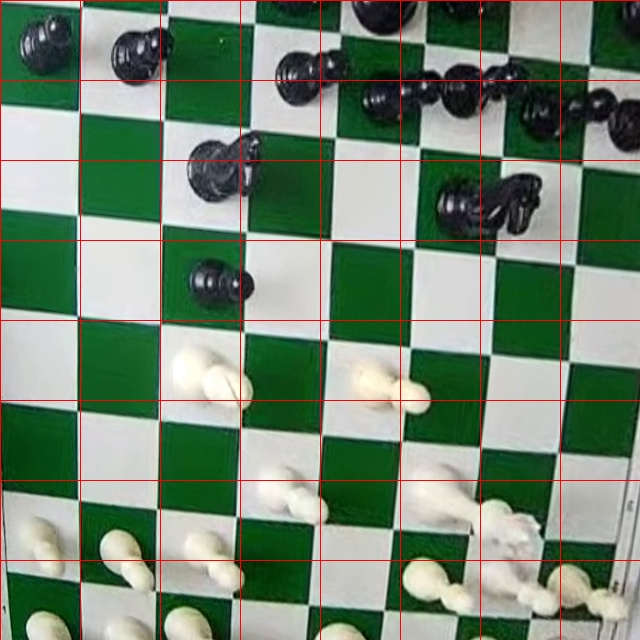
#> input picture exploration/_calchk/chess3_end.jpg, 640 x 640 px
$ python -i board_detector.py   (imports and definitions only)   (older library calls are emulated)
#> lines starting #> are read from the running program, lines starting #| are printed output that depends on the picture; after the words box and inside, x2 and y2 are one past the last pixel; in counts of white or black regions, pixels touching at a corner belong together
#> further down, picture is the input picture: shape (640, 640, 3); mean B, G, R 113.7, 133.4, 114.4
import cv2
import numpy as np
from typing import Optional

WARP_SIZE = 640


class BoardDetector:
    def __init__(self, warp_size: int = WARP_SIZE, lock_frames: int = 60):
        self.warp_size = warp_size
        self.lock_frames = lock_frames
        self._H: Optional[np.ndarray] = None
        self._lock_counter: int = 0

    def detect(self, frame: np.ndarray) -> Optional[np.ndarray]:
        """Return 4 corners (TL, TR, BR, BL) as float32 (4,2) array, or None."""
        gray = cv2.cvtColor(frame, cv2.COLOR_BGR2GRAY)
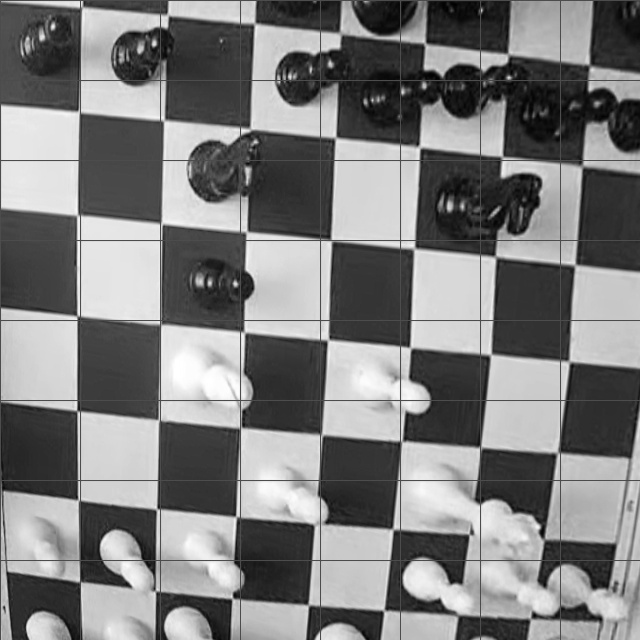
#> gray: shape (640, 640); min 0, max 255, mean 125.5
        blurred = cv2.GaussianBlur(gray, (5, 5), 0)

        frame_area = frame.shape[0] * frame.shape[1]
#> frame_area = 409600
        min_area = 0.05 * frame_area
#> min_area = 20480
        max_area = 0.95 * frame_area
#> max_area = 389120
        best_quad = None
        best_area = 0.0

        for thresh_method in ['simple', 'adaptive']:
            if thresh_method == 'simple':
                _, thresh = cv2.threshold(blurred, 0, 255, cv2.THRESH_BINARY + cv2.THRESH_OTSU)
            else:
                thresh = cv2.adaptiveThreshold(
                    blurred, 255,
                    cv2.ADAPTIVE_THRESH_GAUSSIAN_C,
                    cv2.THRESH_BINARY, 11, 2,
                )

            contours, _ = cv2.findContours(
                thresh, cv2.RETR_EXTERNAL, cv2.CHAIN_APPROX_SIMPLE
            )

            for contour in contours:
                area = cv2.contourArea(contour)
                if area < min_area or area > max_area:
                    continue

                # Try progressively looser epsilon until we get 4 corners
                peri = cv2.arcLength(contour, True)
                quad = None
                for eps_factor in [0.02, 0.04, 0.06, 0.08, 0.10]:
                    approx = cv2.approxPolyDP(contour, eps_factor * peri, True)
                    if len(approx) == 4:
                        quad = approx.reshape(4, 2).astype(np.float32)
                        break

                # Fallback: convex hull → fit to 4-point rectangle
                if quad is None:
                    hull = cv2.convexHull(contour)
                    hull_peri = cv2.arcLength(hull, True)
                    for eps_factor in [0.02, 0.05, 0.08, 0.12]:
                        approx = cv2.approxPolyDP(hull, eps_factor * hull_peri, True)
                        if len(approx) == 4:
                            quad = approx.reshape(4, 2).astype(np.float32)
                            break

                if quad is None:
                    continue

                x, y, w, h = cv2.boundingRect(quad)
                aspect = w / h if h > 0 else 0
                if not (0.5 < aspect < 2.0):
                    continue
                if area > best_area:
                    best_area = area
                    best_quad = quad

            if best_quad is not None:
                break
#> this loop made 1 pass
#> pass 1, in detect, `_, thresh = cv2.threshold(blurred, 0, 255, cv2.THRESH_BINARY + cv2.THR..`:
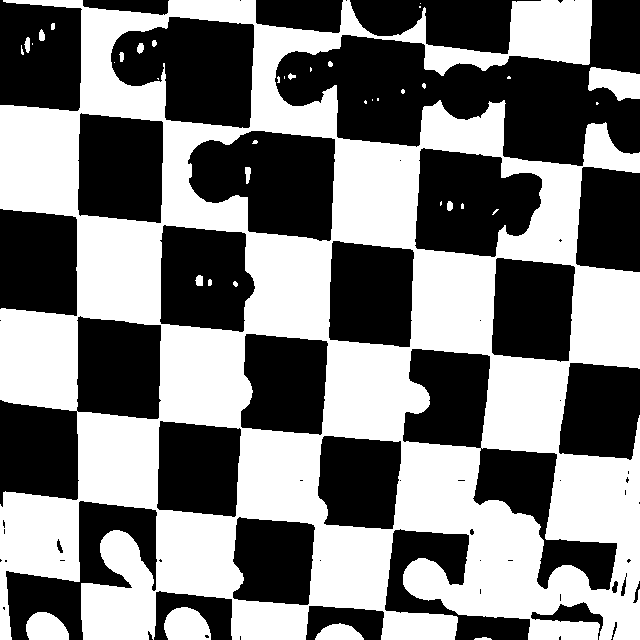
#> thresh: shape (640, 640); 49.2% white; 39 white regions (20 under 20 px), largest, box (x1, y1, x2, y2) and area: (0, 0, 640, 640) 196847, (164, 607, 211, 640) 1238, (588, 67, 640, 101) 1212
#> after the loop, best_area = 309450; best_quad = [[3, 0], [0, 639], [639, 639], [591, 0]]

        if best_quad is None:
            # Fallback: green-board detection (for CCTV cameras with green/white boards)
            best_quad = self._detect_green_board(frame)

        if best_quad is None:
            return None
        return self._sort_corners(best_quad)

    # [88 lines left out: functions _detect_green_board, undistort_maps, undistort, detect_inner_board, not called in this run]

    def _sort_corners(self, pts: np.ndarray) -> np.ndarray:
        rect = np.zeros((4, 2), dtype=np.float32)
#> rect = [[0, 0], [0, 0], [0, 0], [0, 0]]
        s = pts.sum(axis=1)
#> s = [3, 639, 1278, 591]
        rect[0] = pts[np.argmin(s)]   # TL
        rect[2] = pts[np.argmax(s)]   # BR
        diff = np.diff(pts, axis=1).ravel()
#> diff = [-3, 639, 0, -591]
        rect[1] = pts[np.argmin(diff)]  # TR
        rect[3] = pts[np.argmax(diff)]  # BL
        return rect

    # [8 lines left out: function get_homography, not called in this run]

    def warp(self, frame: np.ndarray, H: np.ndarray) -> np.ndarray:
        return cv2.warpPerspective(frame, H, (self.warp_size, self.warp_size))

    # [9 lines left out: function get_locked_homography, not called in this run]

>>> import cv2
>>> picture = cv2.imread('../exploration/_calchk/chess3_end.jpg')
>>> result = BoardDetector().detect(picture)
#> result = [[3, 0], [591, 0], [639, 639], [0, 639]]

$ run again, on exploration/_calchk/chess3_start.jpg
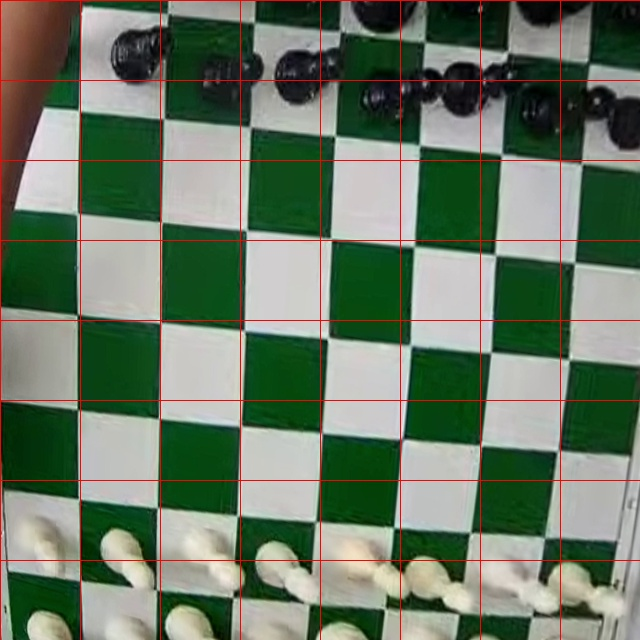
#> input picture exploration/_calchk/chess3_start.jpg, 640 x 640 px
#> picture is the input picture: shape (640, 640, 3); mean B, G, R 100.5, 119.6, 105.2
#> in detect, `gray = cv2.cvtColor(frame, cv2.COLOR_BGR2GRAY)`:
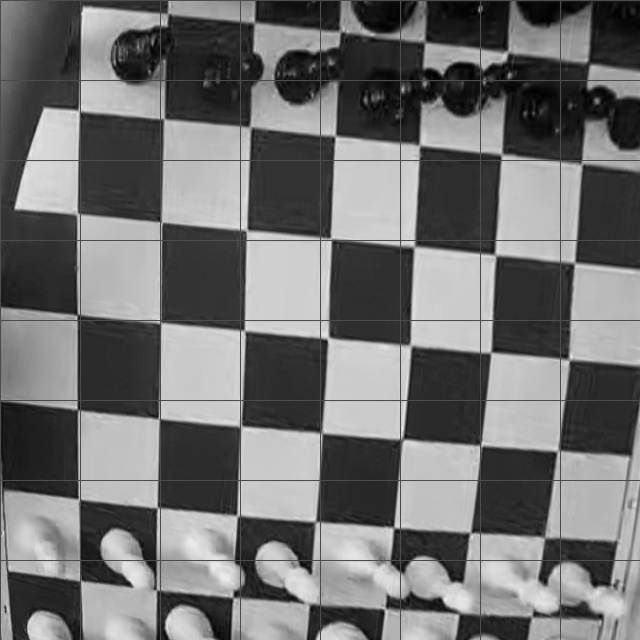
#> gray: shape (640, 640); min 0, max 239, mean 113.1
#> the loop in detect, `for thresh_method in ['simple', 'adaptive']:` made 1 pass
#> pass 1, in detect, `_, thresh = cv2.threshold(blurred, 0, 255, cv2.THRESH_BINARY + cv2.THR..`:
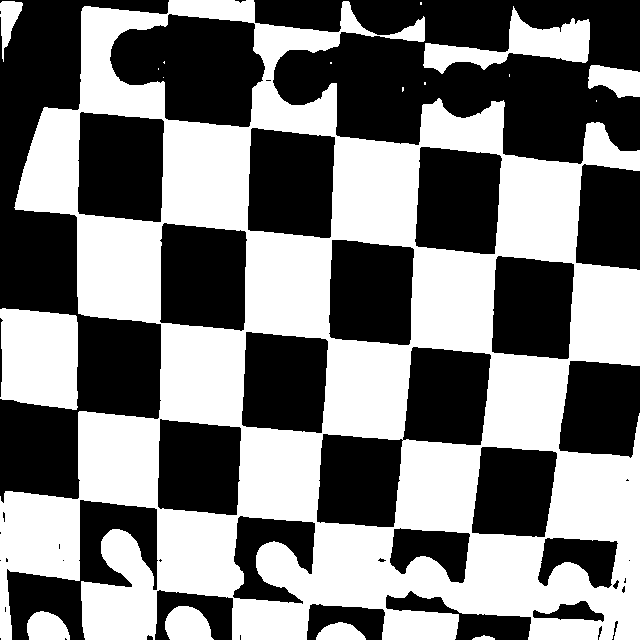
#> thresh: shape (640, 640); 49.1% white; 18 white regions (9 under 20 px), largest, box (x1, y1, x2, y2) and area: (0, 0, 640, 640) 184682, (0, 308, 78, 410) 7124, (423, 6, 590, 74) 4273
#> after the loop in detect, `for thresh_method in ['simple', 'adaptive']:`: best_area = 289150; best_quad = [[84, 6], [1, 639], [639, 639], [639, 150]]
#> s = [90, 640, 1278, 789]
#> diff = [-78, 638, 0, -489]
#> result = [[84, 6], [639, 150], [639, 639], [1, 639]]

$ run again, on exploration/_calchk/chessworld_end.jpg
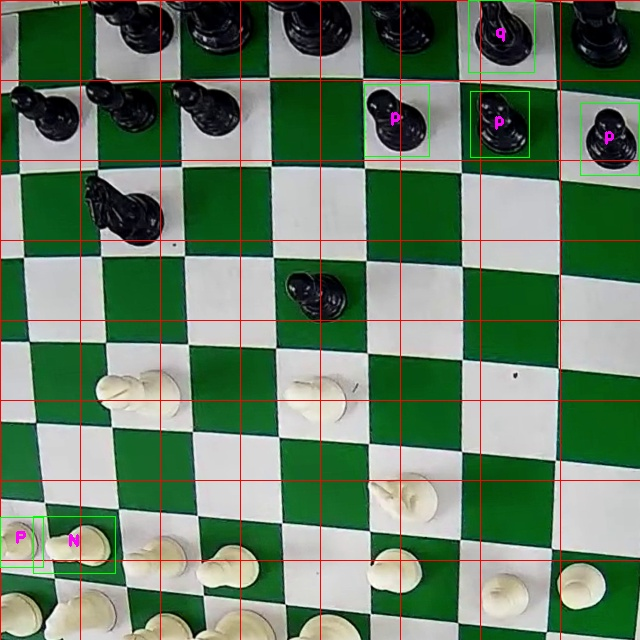
#> input picture exploration/_calchk/chessworld_end.jpg, 640 x 640 px
#> picture is the input picture: shape (640, 640, 3); mean B, G, R 101.9, 125.8, 102.8
#> in detect, `gray = cv2.cvtColor(frame, cv2.COLOR_BGR2GRAY)`:
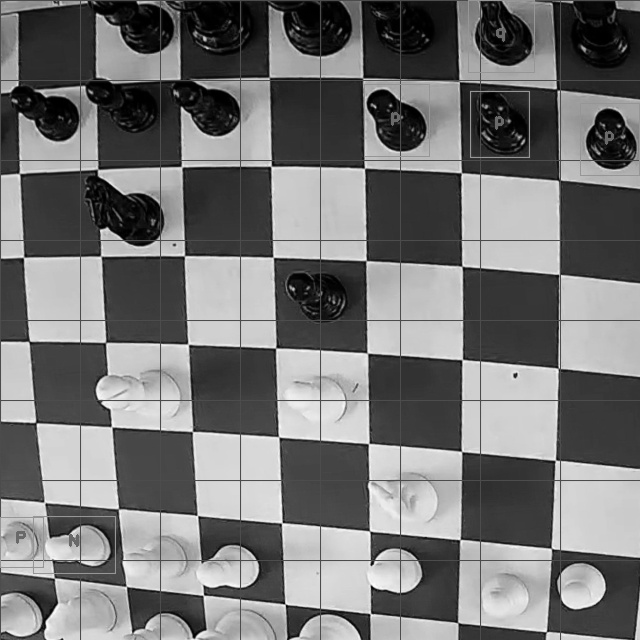
#> gray: shape (640, 640); min 0, max 254, mean 116.2
#> the loop in detect, `for thresh_method in ['simple', 'adaptive']:` made 1 pass
#> pass 1, in detect, `_, thresh = cv2.threshold(blurred, 0, 255, cv2.THRESH_BINARY + cv2.THR..`:
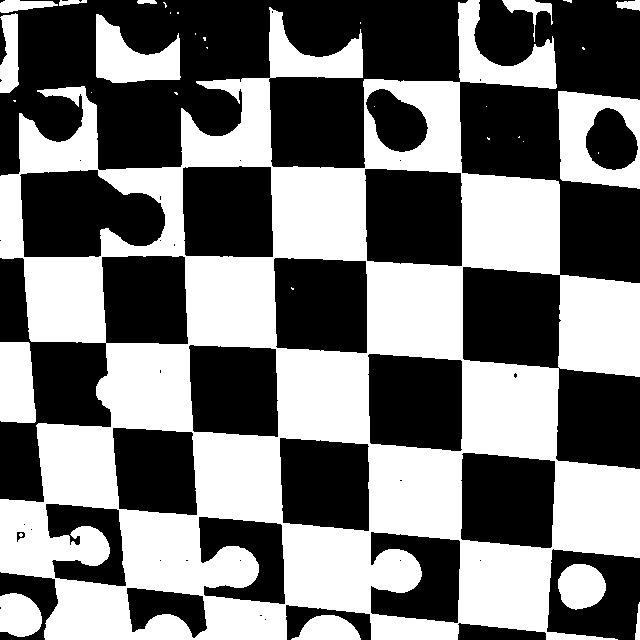
#> thresh: shape (640, 640); 46.9% white; 34 white regions (20 under 20 px), largest, box (x1, y1, x2, y2) and area: (0, 0, 640, 640) 173937, (558, 91, 640, 189) 4877, (96, 14, 181, 83) 3382
#> after the loop in detect, `for thresh_method in ['simple', 'adaptive']:`: best_area = 279081; best_quad = [[552, 36], [37, 90], [45, 639], [617, 639]]
#> s = [588, 127, 684, 1256]
#> diff = [-516, 53, 594, 22]
#> result = [[37, 90], [552, 36], [617, 639], [45, 639]]
